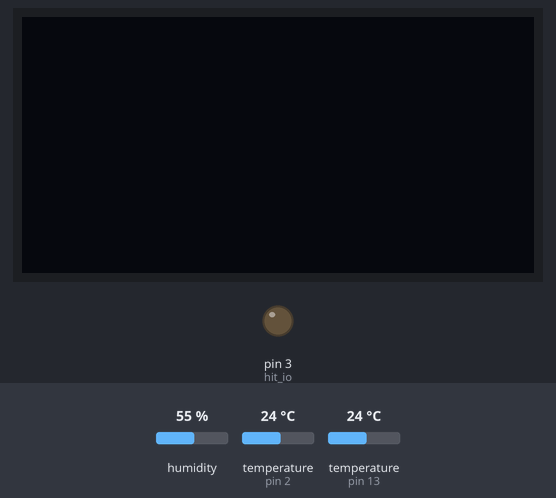
The sketch below on a simulated Arduino Uno, built with avr-gcc and run on an emulated ATmega328P. Shown: 128×64 one-colour display, output pins drawn as LEDs (lit = HIGH). The test bench sets the inputs (shaded band); at power-on: temperature (sensors on pin 2, pin 13) 24 °C, humidity 55 %. What the sketch prints to the serial monitor is not drawn.

Above: at 1.5 s.
1.6 s: temperature (sensor on pin 2) set to 31 °C
At 5.8 s:
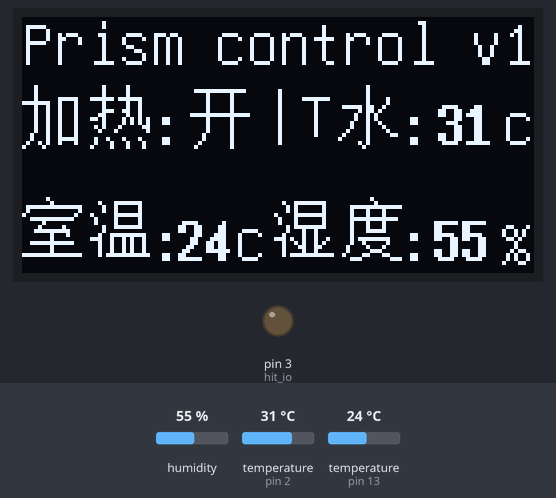
6.2 s: temperature (sensor on pin 2) set to 34 °C
At 11.2 s:
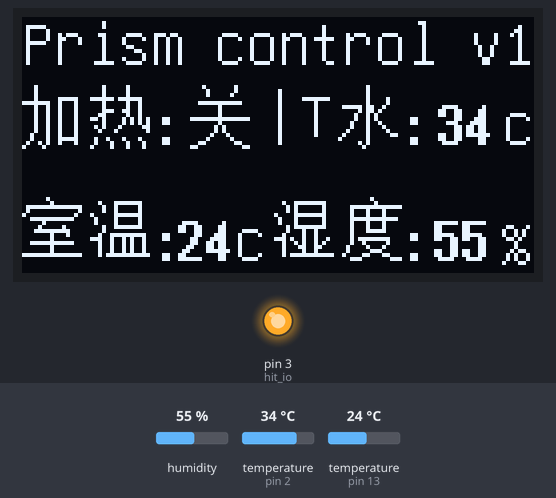
11.8 s: humidity set to 22 %
At 17.4 s:
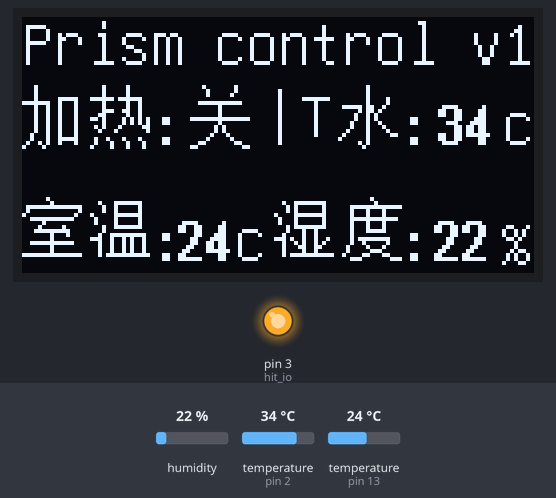
18.4 s: temperature (sensor on pin 2) set to 26 °C
At 22.7 s:
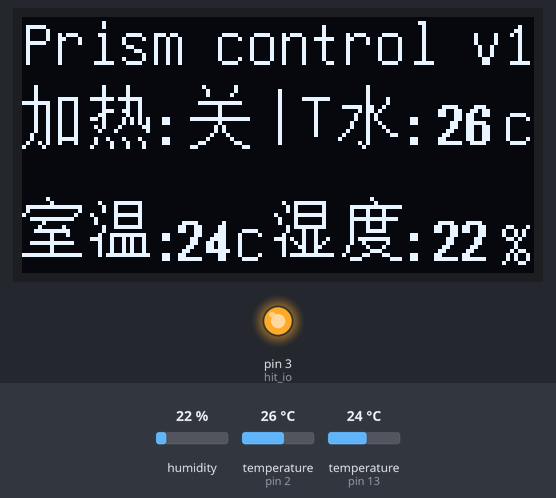
23.9 s: temperature (sensor on pin 2) set to 23 °C
At 26.9 s:
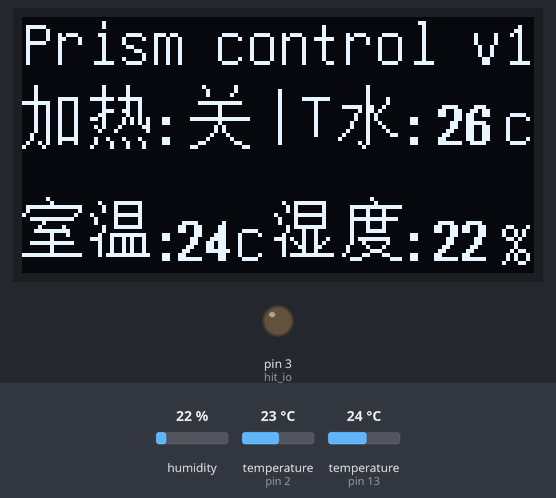
28.7 s: temperature (sensor on pin 13) set to 12 °C
At 33.3 s:
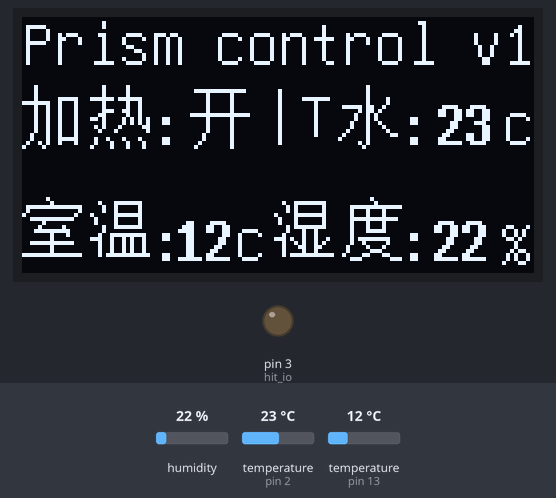
Timing chart, 0 to 34.5 s (numbered marks = the images above; inputs shaded):
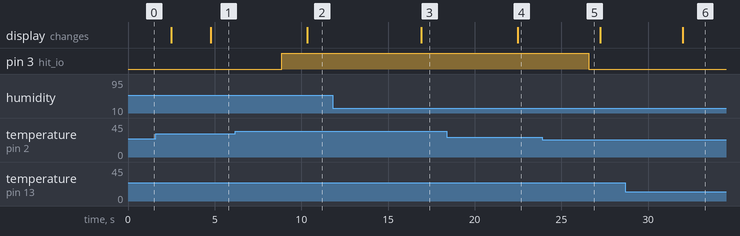

Measured:
- the behaviour switches between 32 and 33 °C on temperature (sensor on pin 2) (found by bisection; images 1 and 2)
- the behaviour switches between 25 and 24 °C on temperature (sensor on pin 2) (found by bisection; images 4 and 5)
- after the input at 1.6 s, the display: first differs from a run without the input after 3.2 s (image 1)
- after the input at 6.2 s, pin 3 (hit_io): LOW → HIGH after 2.7 s; the display: changes after 4.1 s (image 2)
- after the input at 11.8 s, the display: changes after 5.1 s (image 3)
- after the input at 18.4 s, the display: changes after 4.1 s (image 4)
- after the input at 23.9 s, pin 3 (hit_io): HIGH → LOW after 2.7 s
- after the input at 28.7 s, the display: changes after 3.3 s (image 6)

The sketch:

FanShui_gui.ino
```cpp
#include <OneWire.h>
#include <DallasTemperature.h>
#include "U8glib.h"
#include <dht11.h>                     //引用dht11库文件，使得下面可以调用相关参数
#define ONE_WIRE_BUS 2  // 定义DS18B20数据口连接arduino的2号IO上
#define DHT11PIN 13          //定义温湿度针脚号为2号引脚
#define hit_io 3
#define hiton 25
#define hitoff 32
//#define  480000 // 8分钟
//#define

dht11 DHT11;                     //实例化一个对象
// 初始连接在单总线上的单总线设备
OneWire oneWire(ONE_WIRE_BUS);
DallasTemperature sensors(&oneWire);

//定义一些全局变量
int Water = 10;
int Room_T = 11;
int Room_S = 12;
int Hit = 0;
unsigned long on_time = 480000 ; //8分钟 持续工作on_time
unsigned long down_time = 120000 ; //2分钟 休息关机 down_time
unsigned long work_down_time =0; //承载强制休息关机 = nowtime+on_time
unsigned long work_on_time =0; //承载允许设备开机


// 中文字体定义
const uint8_t shi []   U8G_PROGMEM  =
{0x02,0x00,0x01,0x00,0x7F,0xFE,0x40,0x02,0x80,0x04,0x3F,0xF8,0x04,0x00,0x08,0x20,
0x1F,0xF0,0x01,0x10,0x01,0x00,0x3F,0xF8,0x01,0x00,0x01,0x00,0xFF,0xFE,0x00,0x00
};
const uint8_t wen []   U8G_PROGMEM  =
{0x00,0x00,0x23,0xF8,0x12,0x08,0x12,0x08,0x83,0xF8,0x42,0x08,0x42,0x08,0x13,0xF8,
0x10,0x00,0x27,0xFC,0xE4,0xA4,0x24,0xA4,0x24,0xA4,0x24,0xA4,0x2F,0xFE,0x00,0x00
};
const uint8_t du []   U8G_PROGMEM  =
{0x01,0x00,0x00,0x80,0x3F,0xFE,0x22,0x20,0x22,0x20,0x3F,0xFC,0x22,0x20,0x22,0x20,
0x23,0xE0,0x20,0x00,0x2F,0xF0,0x24,0x10,0x42,0x20,0x41,0xC0,0x86,0x30,0x38,0x0E
};
const uint8_t jia []   U8G_PROGMEM  =
{0x10,0x00,0x10,0x00,0x10,0x00,0x10,0x7C,0xFE,0x44,0x12,0x44,0x12,0x44,0x12,0x44,
0x12,0x44,0x12,0x44,0x12,0x44,0x12,0x44,0x22,0x44,0x22,0x7C,0x4A,0x44,0x84,0x00
};
const uint8_t re []   U8G_PROGMEM  =
{0x10,0x40,0x10,0x40,0x10,0x40,0xFD,0xF8,0x10,0x48,0x10,0x48,0x1C,0xC8,0x30,0x48,
0xD0,0xAA,0x10,0xAA,0x51,0x06,0x22,0x02,0x00,0x00,0x48,0x88,0x44,0x44,0x84,0x44
};
const uint8_t si []   U8G_PROGMEM  =
{0x00,0x00,0x27,0xF8,0x14,0x08,0x14,0x08,0x87,0xF8,0x44,0x08,0x44,0x08,0x17,0xF8,
0x11,0x20,0x21,0x20,0xE9,0x24,0x25,0x28,0x23,0x30,0x21,0x20,0x2F,0xFE,0x00,0x00
};
const uint8_t kai []   U8G_PROGMEM  =
{0x00,0x00,0x7F,0xFC,0x08,0x20,0x08,0x20,0x08,0x20,0x08,0x20,0x08,0x20,0xFF,0xFE,
0x08,0x20,0x08,0x20,0x08,0x20,0x08,0x20,0x10,0x20,0x10,0x20,0x20,0x20,0x40,0x20
};
const uint8_t guan []   U8G_PROGMEM  =
{0x10,0x10,0x08,0x10,0x08,0x20,0x00,0x00,0x3F,0xF8,0x01,0x00,0x01,0x00,0x01,0x00,
0xFF,0xFE,0x01,0x00,0x02,0x80,0x02,0x80,0x04,0x40,0x08,0x20,0x30,0x18,0xC0,0x06
};
const uint8_t sui []   U8G_PROGMEM  =
{0x01,0x00,0x01,0x00,0x01,0x00,0x01,0x08,0x01,0x08,0x7D,0x90,0x05,0xA0,0x09,0x40,
0x09,0x40,0x11,0x20,0x11,0x10,0x21,0x08,0x41,0x06,0x81,0x00,0x05,0x00,0x02,0x00
};

//屏幕点亮
U8GLIB_SSD1306_128X64 u8g(12, 11, 10, 9); // SW SPI Com: SCK = 13, MOSI = 11, CS = 10, A0 = 9

// 字体设置函数
void setfont(){
u8g.setFont(u8g_font_unifont);
}
//字体显示函数
void draw(void) {
  // graphic commands to redraw the complete screen should be placed here
  setfont();
  //u8g.setFont(u8g_font_osb21);
  u8g.drawStr( 0, 12, "Prism control v1");
  //u8g.drawStr( 0, 27, "Hello :World!");

  //u8g.setFont(u8g_font_7x14B);
  //u8g.setPrintPos(0, 20);
  //u8g.print(t1);

  u8g.drawBitmapP ( 0 , 17 , 2 , 16 , jia);
  u8g.drawBitmapP ( 17 , 17 , 2 , 16 , re);
  u8g.drawStr( 32, 33, ":");
  //if(XXX=on)
  if(Hit == 1){
  u8g.drawBitmapP ( 42 , 17 , 2 , 16 , kai);
  }// 开or关
  else if(Hit == 0){
  u8g.drawBitmapP ( 42 , 17 , 2 , 16 , guan);
  }// 开or关}
  u8g.drawStr( 60, 30, "|");
  u8g.drawStr( 69, 30, "T");
  u8g.drawBitmapP ( 79 , 17 , 2 , 16 , sui);
  //u8g.drawBitmapP ( 79 , 17 , 2 , 16 , wen);
  //u8g.drawBitmapP ( 96 , 17 , 2 , 16 , du);
  u8g.drawStr( 94, 33, ":");
  u8g.setFont(u8g_font_7x14B);
  u8g.setPrintPos(104, 32);
  u8g.print(Water);
    setfont();
  u8g.drawStr( 120, 32, "c");
  u8g.drawBitmapP ( 0 , 45 , 2 , 16 , shi);
  u8g.drawBitmapP ( 17 , 45 , 2 , 16 , wen);
  u8g.drawStr( 32, 62, ":");
  u8g.setFont(u8g_font_7x14B);
  u8g.setPrintPos(39, 61);
  u8g.print(Room_T);
    setfont();
  u8g.drawStr( 53, 61, "c");
  u8g.drawBitmapP ( 63 , 45 , 2 , 16 , si);
  u8g.drawBitmapP ( 80 , 45 , 2 , 16 , du);
    setfont();
  u8g.drawStr( 94, 62, ":");
    u8g.setFont(u8g_font_7x14B);
  u8g.setPrintPos(103, 61);
  u8g.print(Room_S);
    setfont();
  u8g.drawStr( 119, 62, "%");


}
//温湿度检测
void getdht11(){
    sensors.requestTemperatures(); // 发送命令获取温度
  Serial.println(sensors.getTempCByIndex(0));
  Water = sensors.getTempCByIndex(0);


  int chk = DHT11.read(DHT11PIN);                 //将读取到的值赋给chk

  int tem=(float)DHT11.temperature;               //将温度值赋值给tem
  int hum=(float)DHT11.humidity;                   //将湿度值赋给hum
  Serial.print("Tempeature:");                        //打印出Tempeature:
  Serial.println(tem);                                     //打印温度结果


  Serial.print("Humidity:");                            //打印出Humidity:
  Serial.print(hum);                                     //打印出湿度结果
  Serial.println("%");                                  //打印出%

    Room_S = int(hum);
    Room_T = int(tem);
    Water = int(sensors.getTempCByIndex(0));
    Serial.print(Room_S);
    Serial.println("*");
    Serial.print(Room_T);
    Serial.println("*");
    Serial.print(Water);
    Serial.println("*");
  Serial.print(Hit);
    Serial.println("*");

  // rebuild the picture after some delay
  delay(1000);
}
//加热函数
void hitnow(){
  unsigned long nowtime=millis();
  if(Water<hiton)
  {
    if(Hit == 0)
    {
      if(work_on_time<nowtime)
      {
        Hit=1 ;
        digitalWrite(hit_io,LOW);
        delay(100);
        work_on_time=0 ;
        work_down_time = nowtime + on_time;
      }
      if(work_on_time>nowtime)
      {
        Hit=0 ;
        digitalWrite(hit_io,HIGH);
        delay(100);
      }
    }
    if(Hit==1)
    {
      if(work_down_time>nowtime)
      {
        Hit=1 ;
        digitalWrite(hit_io,LOW);
        delay(100);
      }
      if(work_down_time<nowtime)
      {
        Hit=0 ;
        digitalWrite(hit_io,HIGH);
        delay(100);
        work_down_time =0 ;
        work_on_time = nowtime + down_time;
      }
    }
  }
  if(Water>hitoff)
  {
    Hit=0;
    digitalWrite(hit_io,HIGH);
    delay(1000);
    work_down_time = 0 ;
    work_on_time = 0 ;
  }

}
//第一次setup（）
void setup(void) {

  if ( u8g.getMode() == U8G_MODE_R3G3B2 ) {
    u8g.setColorIndex(255);     // white
  }
  else if ( u8g.getMode() == U8G_MODE_GRAY2BIT ) {
    u8g.setColorIndex(3);         // max intensity
  }
  else if ( u8g.getMode() == U8G_MODE_BW ) {
    u8g.setColorIndex(1);         // pixel on
  }
  else if ( u8g.getMode() == U8G_MODE_HICOLOR ) {
    u8g.setHiColorByRGB(255,255,255);
  }
  // 设置串口通信波特率
  Serial.begin(9600);
  Serial.println("Dallas Temperature IC Control Library Demo");

  // 初始库
  sensors.begin();

  //pinMode(8, OUTPUT);
  pinMode(DHT11PIN,OUTPUT);
  pinMode(hit_io,OUTPUT);
}
//循环
void loop(void) {
  // picture loop
  getdht11();
  hitnow();

    u8g.firstPage();
  do {

    draw();
  } while( u8g.nextPage() );
}
```
